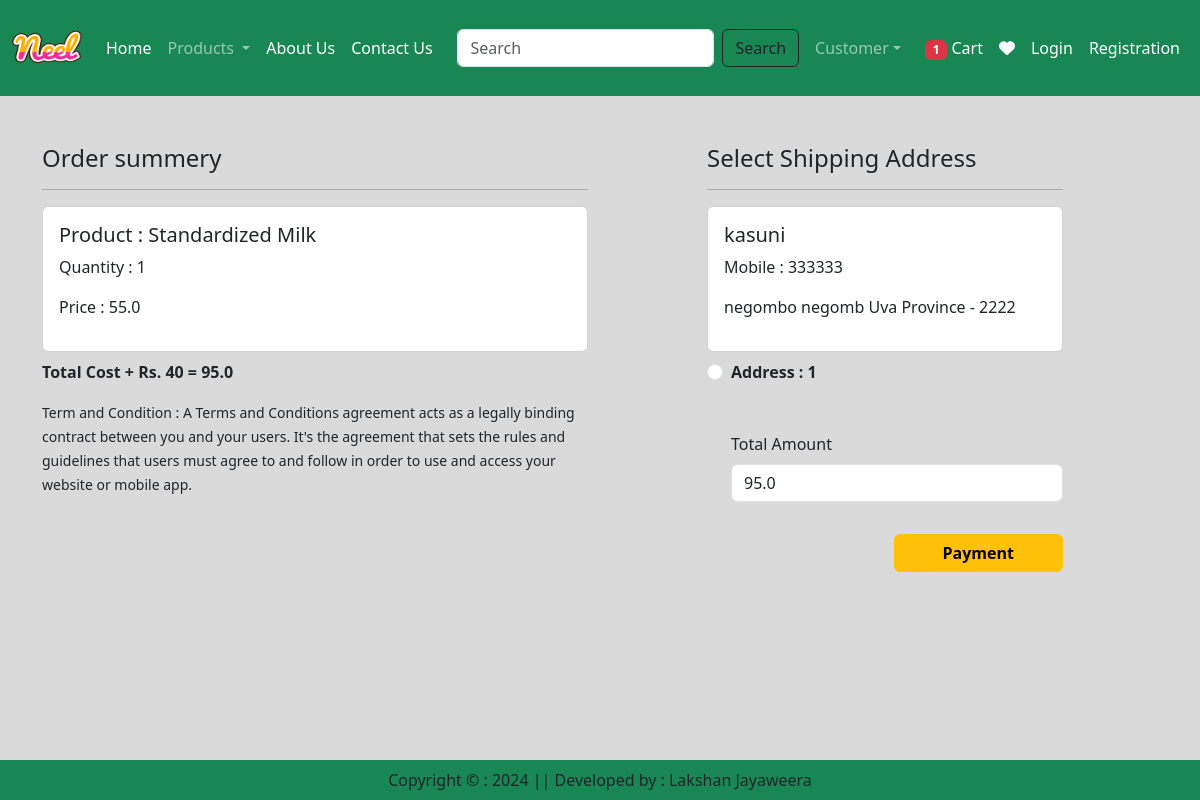
Screenshot of /checkout/ (signed in) with the database file from the repository.
### application/models.py (models this page shows, shortened)
class Cart(models.Model):
    user = models.ForeignKey(User,on_delete=models.CASCADE)
    product = models.ForeignKey(Product,on_delete=models.CASCADE)
    quantity = models.PositiveIntegerField(default=1)

class Product(models.Model):
    title = models.CharField(max_length=100)
    selling_price = models.FloatField()
    discounted_price = models.FloatField()
    description = models.TextField()
    composition = models.TextField(default='')
    prodapp = models.TextField(default='')
    category = models.CharField(choices=CATEGORY_CHOICES, max_length=2)
    product_image = models.ImageField(upload_to='product')

class Customer(models.Model):
    user = models.ForeignKey(User, on_delete=models.CASCADE)
    name = models.CharField(max_length=200)
    locality = models.CharField(max_length=200)
    city = models.CharField(max_length=50)
    mobile = models.IntegerField(default=0)
    zipcode = models.IntegerField()
    state = models.CharField(choices=STATE_CHOICES, max_length=100)

### application/views.py (the view, shortened to what this page needs)
# urls.py: path('checkout/',views.checkout.as_view(), name='checkout'),
class checkout(View):
    def get(self,request):
        totalitem = 0
        wishitem = 0
        if request.user.is_authenticated:
            totalitem = len(Cart.objects.filter(user=request.user))
            wishitem = len(Wishlist.objects.filter(user=request.user))
        user=request.user
        add=Customer.objects.filter(user=user)
        cart_items=Cart.objects.filter(user=user)
        famount = 0
        for p in cart_items:
            value = p.quantity * p.product.discounted_price
            famount = famount + value
        totalamount = famount + 40
        razoramount = int(totalamount * 100)
        client = razorpay.Client(auth=(settings.RAZOR_KEY_ID, settings.RAZOR_KEY_SECRET))
        data = {"amount":razoramount, "currency":"INR", "receipt":"order_rcptid_12"}
        payment_response = client.order.create(data=data)
        print(payment_response)
        order_id=payment_response['id']
        order_status = payment_response['status']
        return render(request, 'app/checkout.html', locals())

### application/templates/app/checkout.html (shortened to what this page needs)
{% extends "app/base.html" %}
{% load static %}
{% block main-content %}
<div class="container">
    <div class="row mt-5">
        <div class="col-sm-6">
            <h4>Order summery</h4>
            <hr>
            {% for item in cart_items %}
                <div class="card mb-2">
                    <div class="card-body">
                        <h5>Product : {{item.product.title}}</h5>
                        <p>Quantity : {{item.quantity}}</p>
                        <p class="fw-blod">Price : {{item.product.discounted_price}}</p>
                    </div>
                </div>
            {% endfor %}
            <p class="fw-bold"> Total Cost + Rs. 40 = {{totalamount}}</p>
            <small >Term and Condition : A Terms and Conditions agreement acts as a legally binding contract between you and your users. It's the agreement that sets the rules and guidelines that users must agree to and follow in order to use and access your website or mobile app.</small><br><br><br>
        </div>
        <div class="col-sm-4 offset-sm-1">
            <h4>Select Shipping Address</h4>
            <hr>
            <form method="post" id="myform">
                {% for ad in add %}
                    <div class="card">
                        <div class="card-body">
                            <h5>{{ad.name}}</h5>
                            <p>Mobile : {{ad.mobile}} </p>
                            <p>{{ad.locality}} {{ad.city}} {{ad.state}} - {{ad.zipcode}}</p>
                        </div>
                    </div>
                    <div class="form-check mt-2 mb-5">
                        <input class="form-check-input" type="radio" name="custid" id="custadd{{forloop.counter}}" value="{{ad.id}}">
                        <label class="form-check-label fw-bold" for="custadd{{forloop.counter}}" >
                            Address : {{forloop.counter}}</label>
                    </div>
                {% endfor %}
                <div class="form-check mb-3">
                    <label for="totamount" class="form-label">Total Amount</label>
                    <input type="number" class="form-control" name="totamount" value={{totalamount}} readonly>
                </div>
                <div class="text-end">
                    <button id="rzp-button1" type="submit" class="btn btn-warning mt-3 px-5 fw-bold">Payment</button>
                </div>
            </form>
        </div>
    </div>
</div>
{% endblock main-content %}

### rows the page displays
Cart: product "Standardized Milk", quantity "1", product.discounted_price "55.0"
Customer: name "kasuni", mobile "333333", locality "negombo", city "negomb", state "Uva Province", zipcode "2222"

### other values shown
{{ totalitem }} "1"
{{ totalamount }} "95.0"
